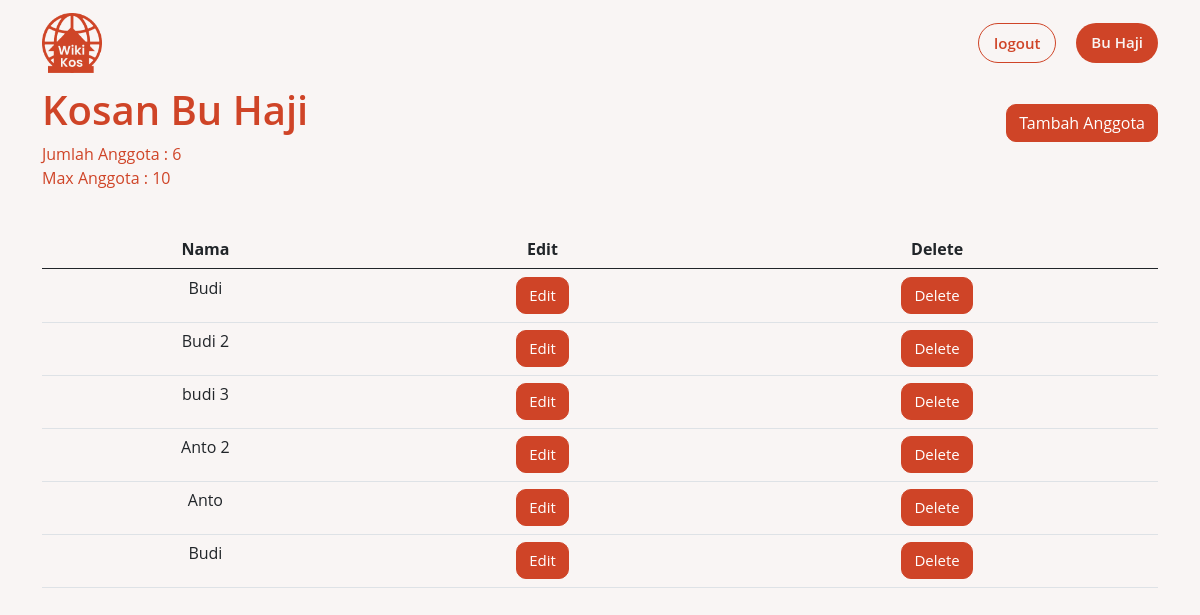
Page /dashboard.php?p=anggota-kos&id-kos=49 (signed in) on the committed database.
### tables this page shows
CREATE TABLE `kosan` (
  `id_kosan` int(11) NOT NULL,
  `nama_kosan` varchar(100) NOT NULL,
  `tipe_kos` varchar(10) NOT NULL,
  `ukuran` varchar(10) NOT NULL,
  `harga` int(100) NOT NULL,
  `kapasitas` int(11) NOT NULL,
  `nama_jalan` varchar(100) NOT NULL,
  `kecamatan` varchar(100) NOT NULL,
  `kota` int(11) NOT NULL,
  `deskripsi` varchar(100) NOT NULL,
  `status` int(11) NOT NULL DEFAULT 0,
  `id_user` int(11) NOT NULL
);

CREATE TABLE `anggota_kos` (
  `id_anggota` int(11) NOT NULL,
  `nama_anggota` varchar(100) NOT NULL,
  `id_kosan` int(11) NOT NULL
);

### class/class.Kos.php (called while the page is built, shortened)
<?php
class Kos extends Connection2
{
    private $idKos;
    public function __get($atribute)
    {
        if (property_exists($this, $atribute)) {
            return $this->$atribute;
        }
    }
    public function getKosanData()
    {
        $sql = "SELECT * FROM kosan ks INNER JOIN kota k ON ks.kota = k.id_kota WHERE ks.id_kosan = :id_kosan";
        $stmt = $this->conn->prepare($sql);
        $stmt->bindParam(':id_kosan', $this->idKos);
        $stmt->execute();
        $count = $stmt->rowCount();
        if ($count == 1) {
            $result   = $stmt->fetch(PDO::FETCH_ASSOC);
            $this->idKos = $result['id_kosan'];
            $this->namaKos = $result['nama_kosan'];
            $this->kapasitas = $result['kapasitas'];
        }
    }
    public function getAllAnggota()
    {
        require_once("./class/class.Anggota_Kosan.php");
        $sql = "SELECT * FROM anggota_kos WHERE id_kosan = :id_kosan";
        $stmt = $this->conn->prepare($sql);
        $stmt->bindParam(':id_kosan', $this->idKos);
        $stmt->execute();
        $count = $stmt->rowCount();
        $cnt = 0;
        if ($count > 0) {
            while ($result = $stmt->fetch(PDO::FETCH_ASSOC)) {
                $anggotaKos = new Anggota_Kosan();
                $anggotaKos->idAnggota = $result['id_anggota'];
                $anggotaKos->Nama = $result['nama_anggota'];
                $anggotaKos->idKosan = $result['id_kosan'];
                $arrResult[$cnt] = $anggotaKos;
                $cnt++;
            }
            return $arrResult;
        }
        else {
            return $arrResult = "kosong";
        }
    }
}

### inc.connection2.php (called while the page is built, shortened)
<?php
class Connection2
{
    private $servername = "localhost";
    private $username = "root";
    private $password = "";
    private $dbname = "wikikos_db";
    function connect()
    {
        $this->conn = new PDO("mysql:host=$this->servername;dbname=$this->dbname", $this->username, $this->password);
    }
}

### class/class.Anggota_Kosan.php (called while the page is built, shortened)
<?php
class Anggota_Kosan extends Connection2
{
    public function __get($atribute)
    {
        if (property_exists($this, $atribute)) {
            return $this->$atribute;
        }
    }
}

### pages/anggota-kos.php (the view, shortened to what this page needs)
<?php
require_once("./class/class.Kos.php");
$idKos = $_GET['id-kos'];
$kos = new Kos();
$kos->idKos = $idKos;
$kos->getKosanData();
$allAnggota = $kos->getAllAnggota();
$count = 0;
if ($allAnggota == "kosong") {
    $count = 0;
} else {
    $count = count($allAnggota);
}
?>
<div class="container" id="anggota">
    <div class="info1">
        <div class="info1-a">
            <h1><?php echo ucwords($kos->namaKos); ?></h1>
            <p><?php echo "Jumlah Anggota : $count" ?></p>
            <p><?php echo "Max Anggota : $kos->kapasitas" ?></p>
        </div>
        <?php
        if ($kos->kapasitas == $count) {
            echo "<a class='btn btn-primary' id='a2'>Anggota Penuh</a>";
        } else {
            echo '<a class="btn btn-primary" id="muncul-anggota-modal">Tambah Anggota</a>';
        }
        ?>
    </div>
    <table class="table" id="data-anggota">
        <thead>
            <tr>
                <th scope="col">Nama</th>
                <th scope="col">Edit</th>
                <th scope="col">Delete</th>
            </tr>
        </thead>
        <tbody>
            <?php
            if (!$count == 0) {
                foreach ($allAnggota as $dataAnggota) {
                    echo "<tr>";
                    echo "<td>" . $dataAnggota->Nama . "</td>";
                    echo "<td><a type='button' class='btn btn-primary btn-xs' id='muncul-edit-anggota-modal' onclick='editData(" . $dataAnggota->idAnggota .  ", \"" . $dataAnggota->Nama . "\");'>Edit</a></td>";
                    echo "<td><a type='button' class='btn btn-primary btn-xs' onclick='confirmData($dataAnggota->idAnggota, $kos->idKos)'>Delete</a></td>";
                    echo "<tr>";
                }
            }
            ?>
        </tbody>
    </table>
</div>

### style.css (style rules this page uses)
:root { --orange_black : #8f301d; --orange: #cf4427; --background: #f9f5f4; --brown: #ebe2c3; }
body { background-color: var(--background); font-family: "Open Sans", sans-serif; }
#anggota .info1 { display: flex; justify-content: space-between; }
#anggota .info1 h1 { font-weight: 600; color: var(--orange); }
#anggota .info1 p { color: var(--orange); margin-bottom: 0px; }
#anggota .info1 a { margin-bottom: 15px; background: var(--orange); border-radius: 10px; border: 1px solid var(--orange); margin-top: 10px; margin-bottom: 40px; height: fit-content; align-self: center; }
#anggota #data-anggota { margin-top: 40px; text-align: center; }
#anggota #data-anggota a { background: var(--orange); border-radius: 10px; font-size: 15px; border: 1px solid var(--orange); align-self: center; }

### rows in the picture
kosan: nama_kosan "Kosan Bu Haji", kapasitas "10"
anggota_kos: nama_anggota "Budi"
anggota_kos: nama_anggota "Budi 2"
anggota_kos: nama_anggota "budi 3"
anggota_kos: nama_anggota "Anto 2"
anggota_kos: nama_anggota "Anto"
anggota_kos: nama_anggota "Budi"

### other values in the picture
$fullname "Bu Haji"
$count "6"
